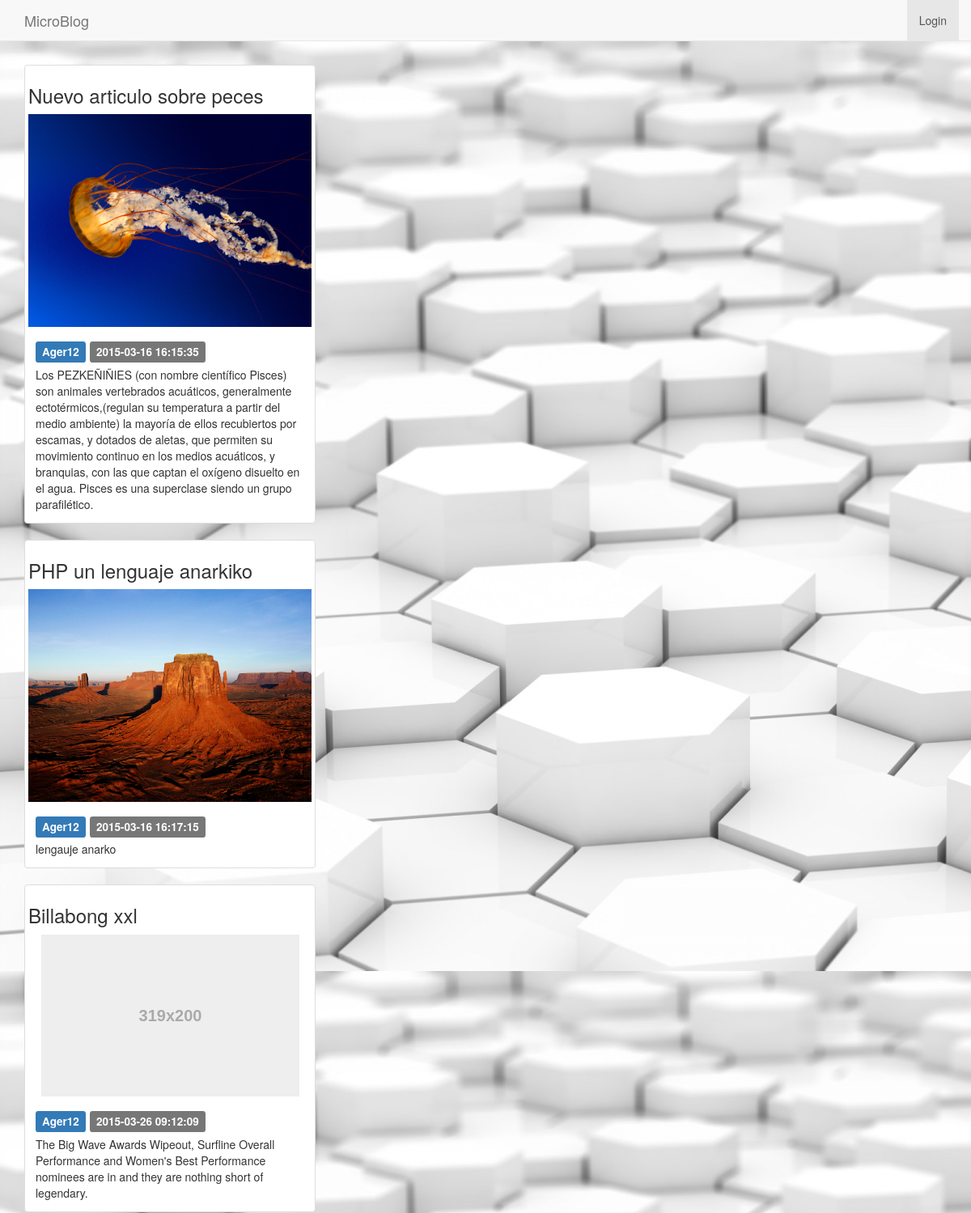
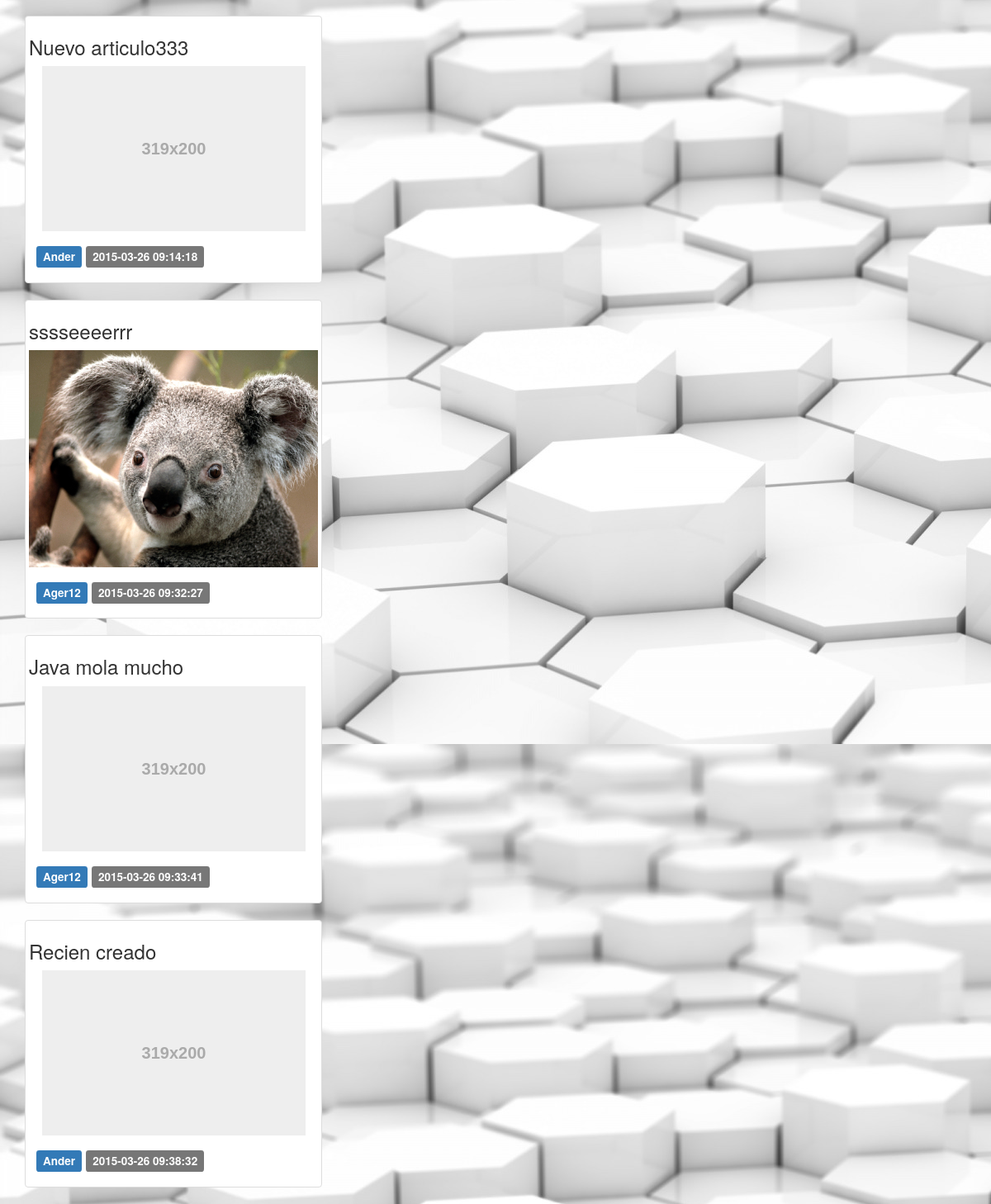
The page / on the database its author committed (2 pictures, top to bottom).
### tables this page shows
CREATE TABLE IF NOT EXISTS `articulo` (
  `id` int(11) NOT NULL AUTO_INCREMENT,
  `fecha` timestamp NULL DEFAULT CURRENT_TIMESTAMP COMMENT 'fecha del artículo',
  `titulo` varchar(250) NOT NULL DEFAULT 'Sin titulo' COMMENT 'título del articulo',
  `contenido` text NOT NULL,
  `id_usuario` int(11) NOT NULL,
  `url_foto` varchar(535) NOT NULL,
  PRIMARY KEY (`id`),
  KEY `id_usuario` (`id_usuario`)
);

CREATE TABLE IF NOT EXISTS `usuario` (
  `id` int(11) NOT NULL AUTO_INCREMENT,
  `email` varchar(250) NOT NULL,
  `password` varchar(50) NOT NULL,
  `nombre` varchar(250) NOT NULL,
  `rol` int(1) NOT NULL DEFAULT '1' COMMENT '0=Administrador  1=usuario',
  PRIMARY KEY (`id`),
  UNIQUE KEY `email` (`email`)
);

### index.php (called while the page is built, shortened)
<?php
require_once 'core/Database.php';
require_once 'backoffice/articulo/modelo.php';
$articulos = getArticulos();
require 'html/public/vista.php';
?>

### core/Database.php (called while the page is built, shortened)
<?php
class Database{
	private $db_host = "localhost";
	private $db_user = "root";
	private $db_pass = "";
	private $db_name = "mb15";
	private $con = false;
	private $result = array();
	public function connect(){
		if(!$this->con){
			$myconn = @mysql_connect($this->db_host,$this->db_user,$this->db_pass);
            if($myconn){
            	$seldb = @mysql_select_db($this->db_name,$myconn);
                if($seldb){
                	$this->con = true;
                    return true;
                }else{
                	array_push($this->result,mysql_error());
                    return false;
                }
            }else{
            	array_push($this->result,mysql_error());
                return false;
            }
        }else{
            return true;
        }
	}
    public function disconnect(){
    	if($this->con){
    		if(@mysql_close()){
    			$this->con = false;
				return true;
			}else{
				return false;
			}
		}
    }
	public function sql($sql){
		$query = @mysql_query($sql);
		if($query){
			$this->numResults = mysql_num_rows($query);
			for($i = 0; $i < $this->numResults; $i++){
				$r = mysql_fetch_array($query);
               	$key = array_keys($r);
               	for($x = 0; $x < count($key); $x++){
                   	if(!is_int($key[$x])){
                   		if(mysql_num_rows($query) >= 1){
                   			$this->result[$i][$key[$x]] = $r[$key[$x]];
						}else{
							$this->result = null;
						}
					}
				}
			}
			return true;
		}else{
			array_push($this->result,mysql_error());
			return false;
		}
	}
    public function getResult(){
        $val = $this->result;
        $this->result = array();
        return $val;
    }
}

### backoffice/articulo/modelo.php (called while the page is built, shortened)
<?php
	function getArticulos( $limit=10 , $id_usuario=null)
	{
		$sql = "SELECT a.id , titulo, id_usuario, nombre , fecha, nombre, contenido, url_foto FROM `articulo` as a , `usuario` as u WHERE a.id_usuario = u.id";
		$db = new Database();
		$db->connect();
		$where = '';
		$order = ' order by fecha';
		$db->sql( $sql.$where.$order );
		$res = $db->getResult();
		return $res;
	}
?>

### html/public/vista.php (the view, shortened to what this page needs)
<!DOCTYPE html>
<html lang="en">
  <head>
    <link href="html/public/css/bootstrap.min.css" rel="stylesheet">
    <link href="html/public/css/custom.css" rel="stylesheet">
  </head>
  <body>
    <nav class="navbar navbar-default navbar-fixed-top">
      <div class="container">
      	<div class="navbar-header">
          <a class="navbar-brand" href="#">MicroBlog</a>
        </div>
        <div id="navbar" class="collapse navbar-collapse navbar-right">
        	<ul class="nav navbar-nav navbar-right">
	         	<?php if ( isset($perfil)){?>
	         		<li>
	         			<a href="<?php echo(CONTROLLER_ARTICULO);?>?op=<?php echo(OP_DETALLE);?>"><i class="fa fa-plus-circle fa-fw"></i>Nuevo Articulo</a>
	         		</li>
	         		<li>
	         			<a href="<?php echo CONTROLLER_ARTICULO ?>"><span class="label label-info"> <?php echo $perfil['nombre']; ?> </span></a>
					</li>
				<?php } else { ?>
					<li class="active" >
					<a href="html/login.php"> Login </a>
					</li>
				<?php }  ?>
			</ul>
        </div>
      </div>
    </nav>
    <div class="container">
	   	<br><br><br><br>
	   	<?php  foreach ($articulos as $art ) { ?>
		   	<div class="row">
			  <div class="col-sm-6 col-md-4">
			    <div class="thumbnail">
			      <h3><?php echo $art['titulo']?></h3>
			      <?php
			      if (!empty($art['url_foto'])){
			      	$foto = $art['url_foto'];
			      }else{
			      	$foto = "html/public/images/foto.svg";
			      }?>
			      <img src="<?php echo WEBROOT.$foto?>" alt="foto por defecto">
			      <div class="caption">
			        <h4>
			        	<span class="label label-primary"><?php echo $art['nombre']?></span>
			        	<span class="label label-default"><?php echo $art['fecha']?></span>
			        </h4>
			        <?php echo $art['contenido']?>
			      </div>
			    </div>
			  </div>
			</div>
	   	<?php } ?>
  </body>
</html>

### html/public/css/custom.css (style rules this page uses)
body { background: url('../images/back.jpg'); }

### rows shown on the page
articulo: titulo "Nuevo articulo sobre peces", url_foto (picture), id_usuario.nombre "Ager12", fecha "2015-03-16 16:15:35", contenido "Los PEZKEÑIÑIES (con nombre científico Pisces) son animales vertebrados acuáticos, generalmente ectotérmicos,(regulan su temperatura a partir del medio ambiente) la mayoría de ellos recubiertos por escamas, y dotados de aletas, que permiten su movimiento continuo en los medios acuáticos, y branquias, con las que captan el oxígeno disuelto en el agua. Pisces es una superclase siendo un grupo parafilético."
articulo: titulo "PHP un lenguaje anarkiko", url_foto (picture), id_usuario.nombre "Ager12", fecha "2015-03-16 16:17:15", contenido "lengauje anarko"
articulo: titulo "Billabong xxl", id_usuario.nombre "Ager12", fecha "2015-03-26 09:12:09", contenido "The Big Wave Awards Wipeout, Surfline Overall Performance and Women's Best Performance nominees are in and they are nothing short of legendary."
articulo: titulo "Nuevo articulo333", id_usuario.nombre "Ander", fecha "2015-03-26 09:14:18"
articulo: titulo "sssseeeerrr", url_foto (picture), id_usuario.nombre "Ager12", fecha "2015-03-26 09:32:27"
articulo: titulo "Java mola mucho", id_usuario.nombre "Ager12", fecha "2015-03-26 09:33:41"
articulo: titulo "Recien creado", id_usuario.nombre "Ander", fecha "2015-03-26 09:38:32"
